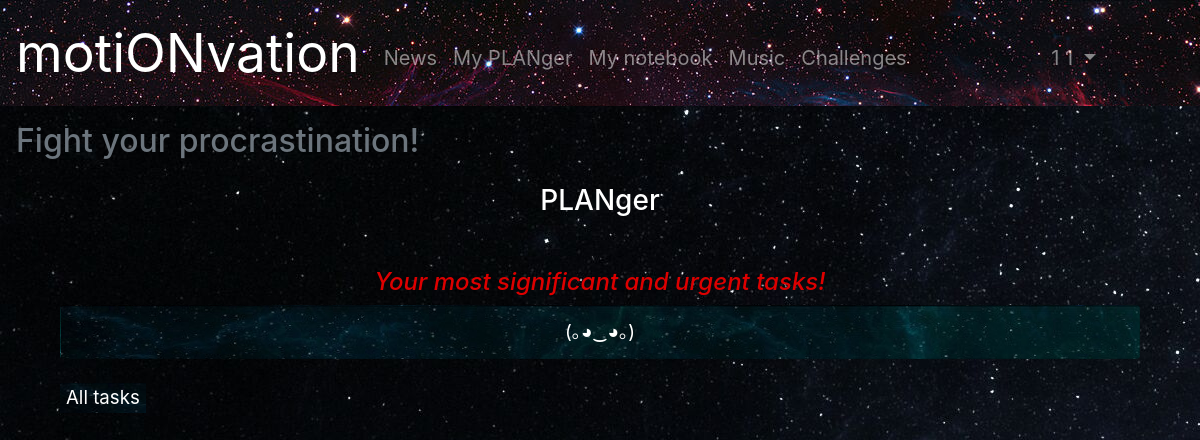
/planger (signed in), run on an earlier commit of the app's database.
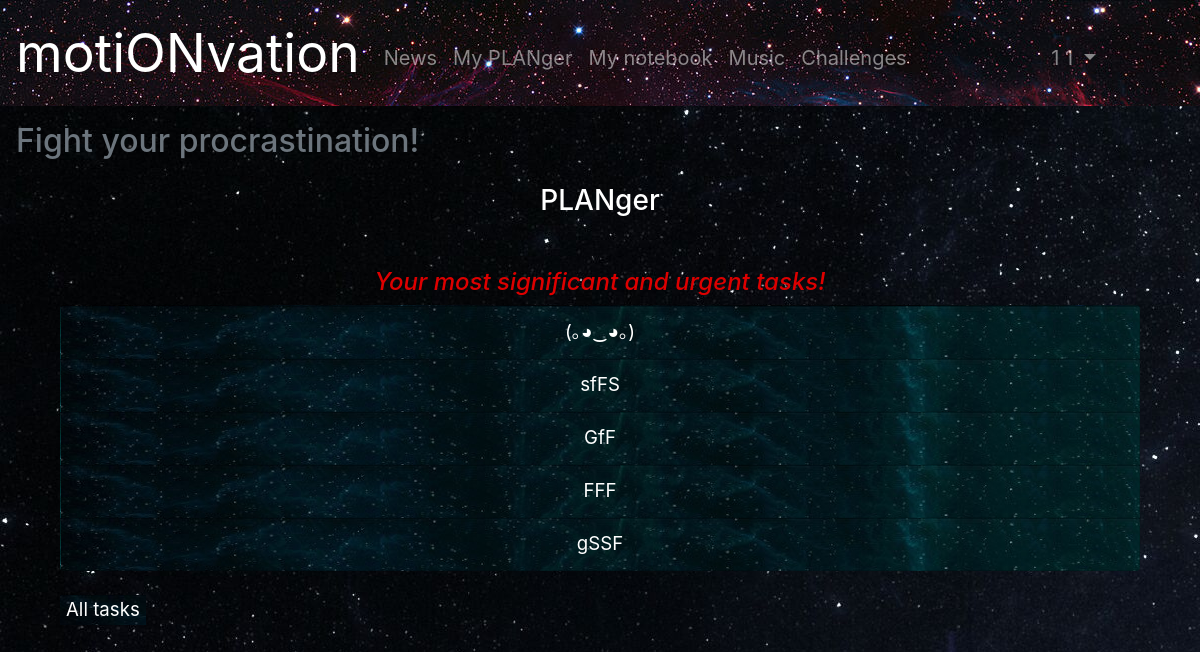
And on a later commit of the database.
### motionvation/data/models/tasks.py (models this page shows)
class Task(SqlAlchemyBase, SerializerMixin):
    __tablename__ = 'tasks'
    id = Column(Integer, primary_key=True, autoincrement=True)
    title = Column(String)
    description = Column(String)
    priority = Column(String)
    is_performed = Column(Boolean, default=False)
    category_id = Column(Integer, ForeignKey('categories.id'))
    user_id = Column(Integer, ForeignKey('users.id'))
    user = orm.relation('User')
    category = orm.relation('Category')

### motionvation/application.py (the view)
@app.route('/planger')
@login_required
def index():
    db = db_session.create_session()
    tasks = db.query(Task).filter(Task.user == current_user).order_by(Task.priority.desc())[:5]
    return render_template('planger.html', tasks=tasks, title='Your PLANger',
    text="Your most significant and urgent tasks!",
    useracc=(current_user.name + ' ' + current_user.surname))

### motionvation/application.py (called while the page is built)
@login_manager.user_loader
def load_user(user_id):
    db = db_session.create_session()
    return db.query(User).get(user_id)

### motionvation/data/db_session.py (called while the page is built)
def create_session() -> orm.Session:
    global __factory
    return __factory()

### motionvation/templates/planger.html
{% extends 'base.html' %}
{% block content %}
<main class='container'>
    <h3 class="text-center">PLANger</h3>
    <h4 class="font-italic text-center">{{text}}</h4>
    <div class="container">
        <ul class="list-group text-center">
            {% for task in tasks %}
            <li class="list-group-item list-group-flush position-relative list-group-color"><a href="tasks/{{ task.id }}" class="button-note-text stretched-link d-block">{{ task.title }}</a></li>
            {% endfor %}
        </ul>
        <br>
        <button type="button" class="button button-note"><a href="/tasks" class='button-note-text'>All tasks</a></button>
    </div>
</main>
{% endblock %}

What changed in the data, as far as the page shows it:
added Task: title "sfFS"
added Task: title "GfF"
added Task: title "FFF"
added Task: title "gSSF"
